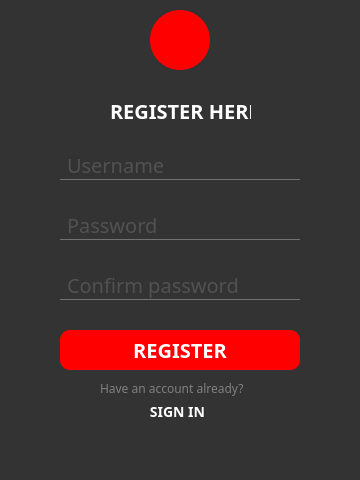
<?xml version="1.0" encoding="UTF-8"?>
<ui version="4.0">
 <class>registerform</class>
 <widget class="QWidget" name="registerform">
  <property name="geometry">
   <rect>
    <x>0</x>
    <y>0</y>
    <width>360</width>
    <height>480</height>
   </rect>
  </property>
  <property name="windowTitle">
   <string>Register</string>
  </property>
  <property name="styleSheet">
   <string notr="true">*{
	font-family: century gothic;
	font-size: 20px;
}

#loginform{
	background-image: url(:/bg-01.jpg);
 	border: none;
}

QFrame{
	background: #333;
 	border-radius: 10px;
}

#register_btn{
	background: red;
	color: white;
}

#register_btn:hover{
	background-color: #00FFFF;
	color: red;
	border: none;
	cursor: arrow- cursor;
}

QLineEdit{
	background: transparent;
	border: none;
	color: #717072;
	border-bottom: 1px solid #707172;
	border-radius: 0px;
}

#Back_btn{
	border: none;
	background: transparent;
	color: white;
}

#label_2{
	color: #808080;
	font-size:12px;
}

#Login{
	color: white;
	font-size: 14px;
	background: #333;
	border: none;
}

#forgot{
	font-size: 12px;
	color: white;
	background: transparent;
	border: none;
}

#img{
	background: transparent;
}

#show_password{
	background: transparent;
	border: none;
}

#show_confirm_password{
	background: transparent;
	border: none;
}

#warning_username, #warning_password, #warning_confirm_password{
	font-size: 9px;
	padding-left: 5px;
	color: red;
	font-weight: bold;
	text-align: left;
}

</string>
  </property>
  <widget class="QFrame" name="frame">
   <property name="geometry">
    <rect>
     <x>30</x>
     <y>40</y>
     <width>300</width>
     <height>400</height>
    </rect>
   </property>
   <property name="styleSheet">
    <string notr="true"/>
   </property>
   <property name="frameShape">
    <enum>QFrame::StyledPanel</enum>
   </property>
   <property name="frameShadow">
    <enum>QFrame::Raised</enum>
   </property>
   <widget class="QLabel" name="label">
    <property name="geometry">
     <rect>
      <x>80</x>
      <y>50</y>
      <width>141</width>
      <height>41</height>
     </rect>
    </property>
    <property name="font">
     <font>
      <family>century gothic</family>
      <pointsize>-1</pointsize>
      <bold>true</bold>
     </font>
    </property>
    <property name="styleSheet">
     <string notr="true">color: white;
text-align: center;
background: transparent;</string>
    </property>
    <property name="text">
     <string>REGISTER HERE</string>
    </property>
   </widget>
   <widget class="QPushButton" name="register_btn">
    <property name="geometry">
     <rect>
      <x>30</x>
      <y>290</y>
      <width>240</width>
      <height>40</height>
     </rect>
    </property>
    <property name="font">
     <font>
      <family>century gothic</family>
      <pointsize>-1</pointsize>
      <bold>true</bold>
     </font>
    </property>
    <property name="styleSheet">
     <string notr="true">border: none;
border-radius: 10px;</string>
    </property>
    <property name="text">
     <string>REGISTER</string>
    </property>
   </widget>
   <widget class="QLineEdit" name="username">
    <property name="geometry">
     <rect>
      <x>30</x>
      <y>110</y>
      <width>240</width>
      <height>30</height>
     </rect>
    </property>
    <property name="styleSheet">
     <string notr="true">padding-left: 5px;</string>
    </property>
    <property name="inputMask">
     <string/>
    </property>
    <property name="text">
     <string extracomment="Username"/>
    </property>
    <property name="cursorPosition">
     <number>0</number>
    </property>
    <property name="placeholderText">
     <string notr="true">Username</string>
    </property>
    <property name="clearButtonEnabled">
     <bool>true</bool>
    </property>
   </widget>
   <widget class="QLineEdit" name="password">
    <property name="geometry">
     <rect>
      <x>30</x>
      <y>170</y>
      <width>240</width>
      <height>30</height>
     </rect>
    </property>
    <property name="focusPolicy">
     <enum>Qt::StrongFocus</enum>
    </property>
    <property name="contextMenuPolicy">
     <enum>Qt::DefaultContextMenu</enum>
    </property>
    <property name="styleSheet">
     <string notr="true">padding-left: 5px;</string>
    </property>
    <property name="inputMethodHints">
     <set>Qt::ImhHiddenText|Qt::ImhNoAutoUppercase|Qt::ImhNoPredictiveText|Qt::ImhSensitiveData</set>
    </property>
    <property name="text">
     <string/>
    </property>
    <property name="frame">
     <bool>false</bool>
    </property>
    <property name="echoMode">
     <enum>QLineEdit::Password</enum>
    </property>
    <property name="placeholderText">
     <string>Password</string>
    </property>
    <property name="clearButtonEnabled">
     <bool>true</bool>
    </property>
   </widget>
   <widget class="QLabel" name="label_2">
    <property name="geometry">
     <rect>
      <x>70</x>
      <y>340</y>
      <width>161</width>
      <height>16</height>
     </rect>
    </property>
    <property name="text">
     <string>Have an account already?</string>
    </property>
   </widget>
   <widget class="QPushButton" name="Login">
    <property name="geometry">
     <rect>
      <x>110</x>
      <y>360</y>
      <width>75</width>
      <height>24</height>
     </rect>
    </property>
    <property name="font">
     <font>
      <family>century gothic</family>
      <pointsize>-1</pointsize>
      <bold>true</bold>
     </font>
    </property>
    <property name="text">
     <string>SIGN IN</string>
    </property>
   </widget>
   <widget class="QPushButton" name="show_password">
    <property name="geometry">
     <rect>
      <x>270</x>
      <y>170</y>
      <width>30</width>
      <height>30</height>
     </rect>
    </property>
    <property name="text">
     <string/>
    </property>
    <property name="icon">
     <iconset resource="Resource/user_icon.qrc">
      <normaloff>:/hide-password.svg</normaloff>:/hide-password.svg</iconset>
    </property>
   </widget>
   <widget class="QLineEdit" name="confirm_password">
    <property name="geometry">
     <rect>
      <x>30</x>
      <y>230</y>
      <width>240</width>
      <height>30</height>
     </rect>
    </property>
    <property name="focusPolicy">
     <enum>Qt::StrongFocus</enum>
    </property>
    <property name="contextMenuPolicy">
     <enum>Qt::DefaultContextMenu</enum>
    </property>
    <property name="styleSheet">
     <string notr="true">padding-left: 5px;</string>
    </property>
    <property name="inputMethodHints">
     <set>Qt::ImhHiddenText|Qt::ImhNoAutoUppercase|Qt::ImhNoPredictiveText|Qt::ImhSensitiveData</set>
    </property>
    <property name="text">
     <string/>
    </property>
    <property name="frame">
     <bool>false</bool>
    </property>
    <property name="echoMode">
     <enum>QLineEdit::Password</enum>
    </property>
    <property name="placeholderText">
     <string>Confirm password</string>
    </property>
    <property name="clearButtonEnabled">
     <bool>true</bool>
    </property>
   </widget>
   <widget class="QPushButton" name="show_confirm_password">
    <property name="geometry">
     <rect>
      <x>270</x>
      <y>230</y>
      <width>30</width>
      <height>30</height>
     </rect>
    </property>
    <property name="text">
     <string/>
    </property>
    <property name="icon">
     <iconset resource="Resource/user_icon.qrc">
      <normaloff>:/hide-password.svg</normaloff>:/hide-password.svg</iconset>
    </property>
   </widget>
   <widget class="QLabel" name="warning_username">
    <property name="geometry">
     <rect>
      <x>30</x>
      <y>140</y>
      <width>240</width>
      <height>20</height>
     </rect>
    </property>
    <property name="text">
     <string/>
    </property>
   </widget>
   <widget class="QLabel" name="warning_password">
    <property name="geometry">
     <rect>
      <x>30</x>
      <y>200</y>
      <width>240</width>
      <height>20</height>
     </rect>
    </property>
    <property name="text">
     <string/>
    </property>
   </widget>
   <widget class="QLabel" name="warning_confirm_password">
    <property name="geometry">
     <rect>
      <x>30</x>
      <y>260</y>
      <width>240</width>
      <height>20</height>
     </rect>
    </property>
    <property name="text">
     <string/>
    </property>
   </widget>
  </widget>
  <widget class="QPushButton" name="pushButton">
   <property name="geometry">
    <rect>
     <x>150</x>
     <y>10</y>
     <width>60</width>
     <height>60</height>
    </rect>
   </property>
   <property name="styleSheet">
    <string notr="true">background: transparent;
border-radius: 30px;
background: red;</string>
   </property>
   <property name="text">
    <string/>
   </property>
   <property name="icon">
    <iconset resource="Resource/user_icon.qrc">
     <normaloff>:/user-regular.svg</normaloff>:/user-regular.svg</iconset>
   </property>
   <property name="iconSize">
    <size>
     <width>30</width>
     <height>30</height>
    </size>
   </property>
  </widget>
  <widget class="QFrame" name="frame_2">
   <property name="geometry">
    <rect>
     <x>-51</x>
     <y>-21</y>
     <width>411</width>
     <height>511</height>
    </rect>
   </property>
   <property name="styleSheet">
    <string notr="true">background-image: url(:/bg-01.jpg);</string>
   </property>
   <property name="frameShape">
    <enum>QFrame::StyledPanel</enum>
   </property>
   <property name="frameShadow">
    <enum>QFrame::Raised</enum>
   </property>
   <widget class="QPushButton" name="Back_btn">
    <property name="geometry">
     <rect>
      <x>40</x>
      <y>30</y>
      <width>75</width>
      <height>24</height>
     </rect>
    </property>
    <property name="styleSheet">
     <string notr="true">border: none;
background: none;</string>
    </property>
    <property name="text">
     <string/>
    </property>
    <property name="icon">
     <iconset resource="Resource/user_icon.qrc">
      <normaloff>:/arrow-left-solid.svg</normaloff>:/arrow-left-solid.svg</iconset>
    </property>
    <property name="iconSize">
     <size>
      <width>30</width>
      <height>30</height>
     </size>
    </property>
   </widget>
  </widget>
  <zorder>frame_2</zorder>
  <zorder>frame</zorder>
  <zorder>pushButton</zorder>
 </widget>
 <resources>
  <include location="Resource/user_icon.qrc"/>
 </resources>
 <connections/>
</ui>
